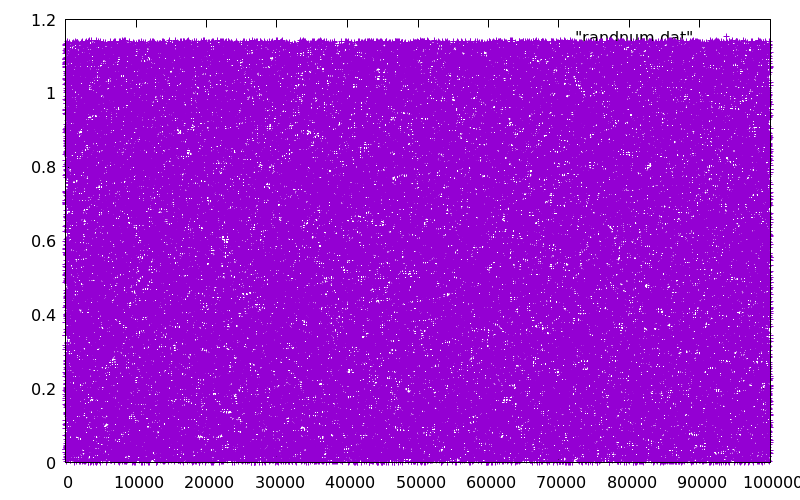

gnuplot code for this plot:
# myplot
# load "randtest.plt"

plot "randnum.dat"
set terminal pdf
set output "randnum.pdf"
replot
set terminal png size 800,500
set output "randnum.png"
replot